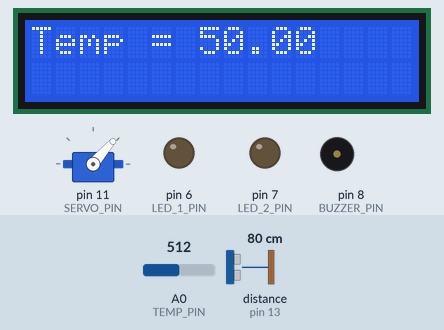
Bench run of a sketch on a simulated Arduino Uno, built with avr-gcc and run on an emulated ATmega328P. Parts: 16×2 character LCD, servo, output pins drawn as LEDs (lit = HIGH), buzzer (waves = sounding). Wiring (inferred from the names in the program): ultrasonic range finder: trigger pin 12; echo pin 13. Inputs (shaded band) come from the test bench; at power-on: A0 (TEMP_PIN) = 512, distance to the obstacle (sensor on pin 13) 80 cm. The echo pulse lasts 58.3 µs per cm; pins used as bus, display or sensor lines are not drawn.

Above: at 1.2 s.
1.3 s: A0 (TEMP_PIN) set to 539
At 1.68 s:
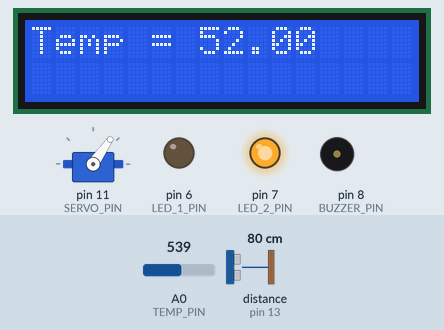
3.0 s: A0 (TEMP_PIN) set to 511
4.6 s: distance to the obstacle (sensor on pin 13) set to 2 cm
At 4.76 s:
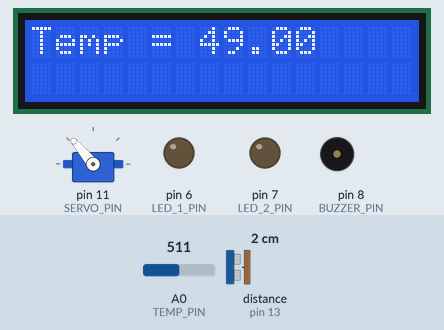
6.4 s: distance to the obstacle (sensor on pin 13) set to 250 cm
8.1 s: A0 (TEMP_PIN) set to 378
At 9.0 s:
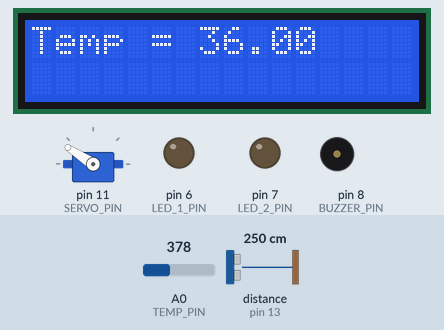
9.6 s: A0 (TEMP_PIN) set to 362
At 10.02 s:
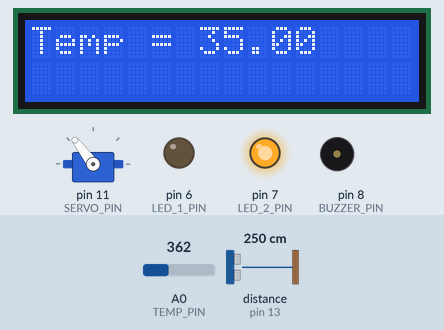
Timing chart, 0 to 17.8 s (numbered marks = the images above; inputs shaded):
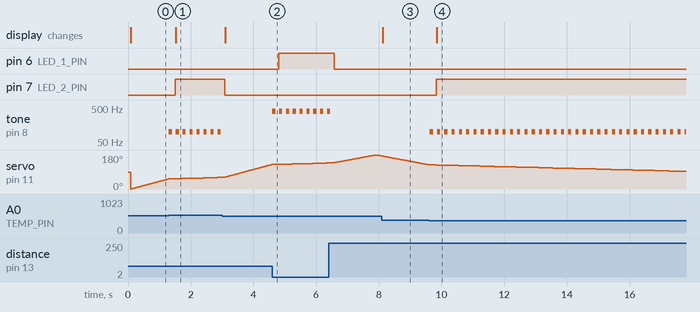

The sketch:

Radar_System.ino
```cpp
#include <Servo.h>
#include <LiquidCrystal.h>

//////////////////////////////////////////////// Pins ////////////////////////////////////////////////////////////////
#define LED_1_PIN      6
#define LED_2_PIN      7
#define BUZZER_PIN     8
#define SERVO_PIN      11
#define TRIGGER_PIN    12
#define ECHO_PIN       13
#define TEMP_PIN       A0
#define LCD_ROWS       2
#define LCD_COLS       16

LiquidCrystal lcd(10,9,5,4,3,2);
Servo myServo;

////////////////////////////////////////////// Variables ///////////////////////////////////////////////////////////////
float temp = 0;
int distance = 0;
int duration = 0;
int distanceCondition = 20;

void setup()
{
  LCD_init(LCD_COLS, LCD_ROWS);

  myServo.attach(SERVO_PIN);               // Servo attachinig

  pinMode(BUZZER_PIN,OUTPUT);              // Buzzer initialization

  LEDs_int(LED_1_PIN, LED_2_PIN);          // LEDS initializations

  ULTRASONIC_init(ECHO_PIN, TRIGGER_PIN);  // Ultrasonic initialization

  Serial.begin(9600);

}

void loop()
{

  for (int i = 0; i <= 180; i++)                             // goes from 0 degrees to 180 degrees (in steps of 1 degree).
  {
    distance = ULTRASONIC_distance(ECHO_PIN, TRIGGER_PIN);   // get the distance.
    ULTRASONIC_condition(distanceCondition);                 // check the distance condition.

    temp = TEMPERATURE_reading(TEMP_PIN);                    // get the temperature.
    TEMPERATURE_condition(36, 50);                           // check the temperature condition.
    myServo.write(i);                                        // tell servo to go to position.

    //Serial.print(distance);                                // use serial.print to send the data in a "text" format to the MIT app.

    // print the temperature on the LCD.
    lcd.setCursor(0,0);
    lcd.print("Temp = ");
    lcd.print(temp);

    delay(15);                                               // waits 15 ms for the servo to reach the position
  }

  for (int i = 180; i >= 0; i--)                             // goes from 180 degrees to 0 degrees (in steps of 1 degree).
  {
    distance = ULTRASONIC_distance(ECHO_PIN, TRIGGER_PIN);   // get the distance.
    ULTRASONIC_condition(distanceCondition);                 // check the distance condition.

    temp = TEMPERATURE_reading(TEMP_PIN);                    // get the temperature.
    TEMPERATURE_condition(36, 50);                           // check the temperature condition.
    myServo.write(i);                                        // tell servo to go to position.

    //Serial.print(distance);                                // use serial.print to send the data in a "text" format to the MIT app.

    // print the temperature on the LCD.
    lcd.setCursor(0,0);
    lcd.print("Temp = ");
    lcd.print(temp);

    delay(15);                                               // waits 15 ms for the servo to reach the position.
  }
}

/* Function to initialize the LEDs pins as OUTPUT */
void LEDs_int(int led_1, int led_2)
{
  pinMode(led_1,OUTPUT);
  pinMode(led_2,OUTPUT);
}

/* Function to initialize the TRIG pin as OUTPUT and ECHO pin as INPUT */
void ULTRASONIC_init(int echo_pin, int trigger_pin)
{
  pinMode(trigger_pin,OUTPUT);
  pinMode(echo_pin,INPUT);
}

/* Function to calculate the distance and return it */
int ULTRASONIC_distance(int echo_pin, int trigger_pin)
{
  digitalWrite(trigger_pin, LOW);
  delayMicroseconds(2);
  digitalWrite(trigger_pin, HIGH);
  delayMicroseconds(5);
  digitalWrite(trigger_pin, LOW);

  duration = pulseIn(echo_pin, HIGH);
  distance = (0.0343)*(duration/2);

  return distance;
}

/* Function to initialize the LCD */
void LCD_init(int no_cols, int no_rows)
{
  lcd.begin(no_cols, no_rows);
  lcd.setCursor(0,0);
}

/* Function to calculate the temperature and return it */
float TEMPERATURE_reading(int temp_pin)
{
  temp = analogRead(temp_pin);
  //temp = temp * 0.488 ;
  temp = map(temp,0,1023,0,100);
  return temp;
}

/* Function to change the state of the LED (HIGH or LOW) */
void LED_state(int led_pin, int state)
{
  digitalWrite(led_pin, state);
}

/* Function to activate the buzzer with the required frequency */
void BUZZER(int buzzer_pin, int frequencey)
{
  tone(buzzer_pin, frequencey);
  delay(100);

  noTone(buzzer_pin);
  delay(100);
}

/* Function to check the temperature condition and then take an action according to the condition */
void TEMPERATURE_condition(int condition_1, int condition_2)
{
  if( temp < condition_1 || temp > condition_2 )
  {
    BUZZER(BUZZER_PIN, 100);

    LED_state(LED_2_PIN,HIGH);
  }
  else
  {
    LED_state(LED_2_PIN,LOW);
  }
}

/* Function to check the distance condition and then take an action according to the condition */
void ULTRASONIC_condition(int distance_condition)
{
  if( distance < distance_condition)
  {
    BUZZER(BUZZER_PIN, 400);

    LED_state(LED_1_PIN,HIGH);
  }
  else
  {
    LED_state(LED_1_PIN,LOW);
  }
}
```

Measured:
- the behaviour switches between 521 and 522 on A0 (TEMP_PIN) (found by bisection; images 0 and 1)
- the behaviour switches between 369 and 368 on A0 (TEMP_PIN) (found by bisection; images 3 and 4)
- after the input at 1.3 s, pin 7 (LED_2_PIN): LOW → HIGH after 0.20 s; tone on pin 8 (BUZZER_PIN): alternates 100 Hz for 0.10 s and silent for 0.12 s, starting at once; the display: changes after 0.22 s (image 1)
- after the input at 3.0 s, pin 7 (LED_2_PIN): HIGH → LOW after 0.08 s; tone on pin 8 (BUZZER_PIN): stops changing and stays silent
- after the input at 4.6 s, pin 6 (LED_1_PIN): LOW → HIGH after 0.21 s; tone on pin 8 (BUZZER_PIN): alternates 400 Hz for 0.10 s and silent for 0.12 s, starting at once
- after the input at 6.4 s, pin 6 (LED_1_PIN): HIGH → LOW after 0.18 s; tone on pin 8 (BUZZER_PIN): goes on until 6.5 s, then stays silent
- after the input at 8.1 s, the display: changes at once (image 3)
- after the input at 9.6 s, pin 7 (LED_2_PIN): LOW → HIGH after 0.23 s; tone on pin 8 (BUZZER_PIN): alternates 100 Hz for 0.10 s and silent for 0.13 s, starting at once; the display: changes after 0.25 s (image 4)
